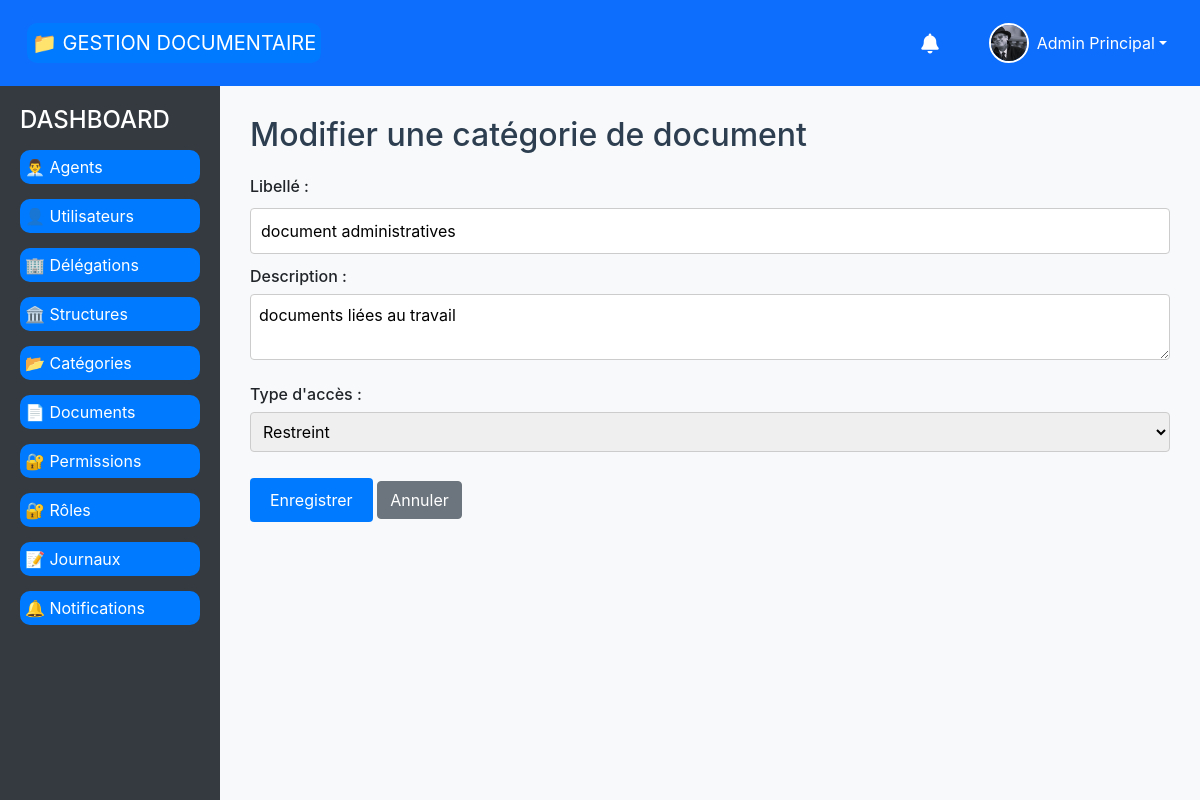
The page /categorie/update/2/ (signed in) on the database its author committed.
### document_management/models.py (models this page shows, shortened)
class BaseTimeStampModel(models.Model):
    date_creation = models.DateTimeField(_("Date de création"), auto_now_add=True)
    date_modification = models.DateTimeField(_("Date de modification"), auto_now=True)
    class Meta:
        abstract = True

class Agent(BaseTimeStampModel):
    MATRICULE_REGEX = r'^\d{6}/[A-Z]$'
    NOM_PRENOM_REGEX = r'^[a-zA-ZÀ-ÿ\s\-\']+$'
    PHONE_REGEX = r'^(\+\d{1,3})?\d{9,15}$'
    matricule = models.CharField(
        _("Matricule"),
        max_length=8,
        unique=True,
        validators=[
            RegexValidator(
                regex=MATRICULE_REGEX,
                message=_("Le matricule doit être au format 123456/X")
            )
        ]
    )
    photo = models.ImageField(
        _("Photo"),
        upload_to='agents/photos/',
        null=True,
        blank=True,
        help_text=_("Photo de profil de l'agent")
    )
    prenom = models.CharField(
        _("Prénom"),
        max_length=50,
        validators=[
            RegexValidator(
                regex=NOM_PRENOM_REGEX,
                message=_("Le prénom ne doit contenir que des lettres, espaces et tirets")
            )
        ]
    )
    nom = models.CharField(
        _("Nom"),
        max_length=50,
        validators=[
            RegexValidator(
                regex=NOM_PRENOM_REGEX,
                message=_("Le nom ne doit contenir que des lettres, espaces et tirets")
            )
        ]
    )
    date_naissance = models.DateField(_("Date de naissance"))
    lieu_naissance = models.CharField(_("Lieu de naissance"), max_length=255)
    adresse = models.CharField(_("Adresse"), max_length=255)
    email = models.EmailField(_("Email"), unique=True)
    telephone = models.CharField(
        _("Téléphone"),
        max_length=20,
        unique=True,
        validators=[
            RegexValidator(
                regex=PHONE_REGEX,
                message=_("Numéro de téléphone invalide. Format: +221xxxxxxxxx")
            )
        ]
    )
    user = models.OneToOneField(
        settings.AUTH_USER_MODEL,
        on_delete=models.CASCADE,
        related_name="agent_profile",
        verbose_name=_("Utilisateur")
    )
    structure = models.ForeignKey(
        Structure,
        on_delete=models.PROTECT,
        related_name="agents",
        verbose_name=_("Structure")
    )
    role = models.ForeignKey(
        Role,
        on_delete=models.PROTECT,
        related_name="agents",
        verbose_name=_("Rôle")
    )
    is_active = models.BooleanField(_("Actif"), default=True)
    class Meta:
        verbose_name = _("Agent")
        verbose_name_plural = _("Agents")
        ordering = ['nom', 'prenom']
    def get_full_name(self):
        return f"{self.prenom} {self.nom}"

class CategorieDocument(BaseTimeStampModel):
    TYPE_ACCES_CHOICES = [
        ('PRIVATE', _('Privé')),
        ('PUBLIC', _('Public')),
        ('RESTRICTED', _('Restreint')),
    ]
    libelle = models.CharField(_("Libellé"), max_length=50, unique=True)
    description = models.TextField(_("Description"))
    type_acces = models.CharField(
        _("Type d'accès"),
        max_length=10,
        choices=TYPE_ACCES_CHOICES,
        default='PRIVATE'
    )
    class Meta:
        verbose_name = _("Catégorie de document")
        verbose_name_plural = _("Catégories de documents")
        ordering = ['libelle']

### document_management/views.py (the view, shortened to what this page needs)
# urls.py: path('categorie/update/<int:categorieDocument_id>/', update_categorieDocument, name='update_categorieDocument'),
@login_required
def update_categorieDocument(request, categorieDocument_id):
    categorieDocument = get_object_or_404(CategorieDocument, id=categorieDocument_id)
    type_acces_choices = dict(CategorieDocument.TYPE_ACCES_CHOICES)
    return render(request, 'CategorieDocuments/form.html', {
        'categorieDocument': categorieDocument,
        'type_acces_choices': type_acces_choices
    })

### document_management/templates/categoriedocuments/form.html (shortened to what this page needs)
{% extends 'base.html' %}
{% block content %}
<h2>{% if categorieDocument %}Modifier{% else %}Ajouter{% endif %} une catégorie de document</h2>
<form method="post">
    <label for="libelle">Libellé :</label>
    <input type="text" name="libelle" value="{{ categorieDocument.libelle|default_if_none:'' }}" required><br>
    <label for="description">Description :</label>
    <textarea name="description" required>{{ categorieDocument.description|default_if_none:'' }}</textarea><br>
    <label for="type_acces">Type d'accès :</label>
    <select name="type_acces" required>
        {% for key, value in type_acces_choices.items %}
            <option value="{{ key }}" {% if categorieDocument and categorieDocument.type_acces == key %}selected{% endif %}>
                {{ value }}
            </option>
        {% endfor %}
    </select><br>
    <button type="submit" class="btn btn-success">Enregistrer</button>
    <a href="{% url 'liste_CategorieDocuments' %}" class="btn btn-secondary">Annuler</a>
</form>
{% endblock %}

### document_management/templates/base.html (shortened to what this page needs)
<!DOCTYPE html>
<html lang="fr">
<head>
    <link rel="stylesheet" href="https://cdn.jsdelivr.net/npm/bootstrap@5.3.0/dist/css/bootstrap.min.css">
    <link rel="stylesheet" href="https://cdnjs.cloudflare.com/ajax/libs/font-awesome/6.0.0/css/all.min.css">
    {% load static %}
    <link rel="stylesheet" href="{% static 'css/style.css' %}">
</head>
<body>
    <nav class="navbar navbar-expand-lg navbar-custom">
        <div class="container-fluid">
            <a class="navbar-brand" href="{% url 'home' %}">📁 GESTION DOCUMENTAIRE</a>
            <div class="d-flex align-items-center ms-auto">
                {% if request.user.is_authenticated %}
                    <div class="dropdown me-3">
                        <button class="btn btn-link text-white text-decoration-none position-relative" type="button" id="notificationsDropdown" data-bs-toggle="dropdown" aria-expanded="false">
                            <i class="fas fa-bell fa-lg"></i>
                        </button>
                    </div>
                    <div class="dropdown">
                        <button class="btn btn-link text-white text-decoration-none dropdown-toggle d-flex align-items-center" type="button" id="userDropdown" data-bs-toggle="dropdown" aria-expanded="false">
                            {% if request.user.agent_profile.photo %}
                                <img src="{{ request.user.agent_profile.photo.url }}" alt="Photo de profil" class="user-avatar me-2">
                            {% else %}
                                <div class="user-avatar me-2 bg-light d-flex align-items-center justify-content-center">
                                    <i class="fas fa-user text-muted"></i>
                                </div>
                            {% endif %}
                            <span class="d-none d-md-inline">
                                {% if request.user.agent_profile %}
                                    {{ request.user.agent_profile.prenom }} {{ request.user.agent_profile.nom }}
                                {% else %}
                                    {{ request.user.email }}
                                {% endif %}
                            </span>
                        </button>
                    </div>
                {% else %}
                    <a href="{% url 'login' %}" class="btn btn-outline-light btn-sm">Connexion</a>
                {% endif %}
            </div>
        </div>
    </nav>
    <div class="main-container">
        {% if request.user.is_authenticated %}
        <div class="sidebar">
            <h4>DASHBOARD</h4>
            {% if can_read_agents %}
            <a href="{% url 'liste_agents' %}" {% if request.resolver_match.url_name == 'liste_agents' %} class="active"{% endif %}>👨‍💼 Agents</a>
            {% endif %}
            {% if can_read_users %}
            <a href="{% url 'liste_users' %}" {% if request.resolver_match.url_name == 'liste_users' %} class="active"{% endif %}>👤 Utilisateurs</a>
            {% endif %}
            {% if can_read_delegations %}
            <a href="{% url 'liste_delegations' %}" {% if request.resolver_match.url_name == 'liste_delegations' %} class="active"{% endif %}>🏢 Délégations</a>
            {% endif %}
            {% if can_read_structures %}
            <a href="{% url 'liste_structures' %}" {% if request.resolver_match.url_name == 'liste_structures' %} class="active"{% endif %}>🏛️ Structures</a>
            {% endif %}
            {% if can_read_categories %}
            <a href="{% url 'liste_CategorieDocuments' %}" {% if request.resolver_match.url_name == 'liste_CategorieDocuments' %} class="active"{% endif %}>📂 Catégories</a>
            {% endif %}
            {% if can_read_documents %}
            <a href="{% url 'liste_documents' %}" {% if request.resolver_match.url_name == 'liste_documents' %} class="active"{% endif %}>📄 Documents</a>
            {% endif %}
            {% if can_read_permissions %}
            <a href="{% url 'liste_permissions' %}" {% if request.resolver_match.url_name == 'liste_permissions' %} class="active"{% endif %}>🔐 Permissions</a>
            {% endif %}
            {% if can_read_roles %}
            <a href="{% url 'liste_roles' %}" {% if request.resolver_match.url_name == 'liste_roles' %} class="active"{% endif %}>🔐 Rôles</a>
            {% endif %}
            {% if role_name == 'ADMIN' or role_name == 'GESTIONNAIRE' %}
            <a href="{% url 'liste_journaux' %}" {% if request.resolver_match.url_name == 'liste_journaux' %} class="active"{% endif %}>📝 Journaux</a>
            {% endif %}
            <a href="{% url 'liste_notifications' %}" {% if request.resolver_match.url_name == 'liste_notifications' %} class="active"{% endif %}>🔔 Notifications</a>
        </div>
        {% endif %}
        <div class="content">
            {% block content %}
            {% endblock %}
        </div>
    </div>
</body>
</html>

### document_management/static/css/style.css (style rules this page uses)
nav { background-color: #007bff; padding: 10px; text-align: center; }
nav a { color: white; text-decoration: none; margin: 15px; font-size: 18px; }
body { font-family: 'Segoe UI', Arial, sans-serif; background: #f7f7f7; margin: 0; padding: 0; }
h1, h2 { color: #2c3e50; margin-bottom: 20px; }
input[type="text"], input[type="email"], input[type="date"], select, textarea { width: 100%; padding: 8px; margin: 6px 0 16px 0; border: 1px solid #ccc; border-radius: 4px; box-sizing: border-box; font-size: 1em; }
button, a.button { background: #18bc9c; color: #fff; border: none; padding: 8px 18px; border-radius: 4px; font-size: 1em; cursor: pointer; margin-right: 8px; text-decoration: none; transition: background 0.2s; display: inline-block; }
form label { font-weight: 500; }
form { margin-bottom: 20px; }
form { margin: 20px 0; }
input[type="text"], input[type="email"], input[type="number"] { width: 100%; padding: 10px; margin: 10px 0; box-sizing: border-box; }
button[type="submit"] { background-color: #007bff; color: white; border: none; padding: 10px 20px; margin: 10px 0; cursor: pointer; }
a { text-decoration: none; border-radius: 10px; padding: 5px; background-color: #007bff; color: white; }
:root { --primary-color: #007bff; --secondary-color: #6c757d; --success-color: #28a745; --danger-color: #dc3545; --light-color: #f8f9fa; --dark-color: #343a40; --border-color: #dee2e6; --border-radius: 0.25rem; --box-shadow: 0 0.125rem 0.25rem rgba(0, 0, 0, 0.075); --transition: all 0.2s ease-in-out; }
body { font-family: -apple-system, BlinkMacSystemFont, "Segoe UI", Roboto, "Helvetica Neue", Arial, sans-serif; line-height: 1.5; color: #212529; }
.btn { display: inline-block; font-weight: 400; text-align: center; white-space: nowrap; vertical-align: middle; user-select: none; border: 1px solid transparent; padding: 0.375rem 0.75rem; font-size: 1rem; line-height: 1.5; border-radius: var(--border-radius); transition: var(--transition); cursor: pointer; text-decoration: none; }
.btn-secondary { color: #fff; background-color: var(--secondary-color); border-color: var(--secondary-color); }
.btn-success { color: #fff; background-color: var(--success-color); border-color: var(--success-color); }

### document_management/templates/base.html (style rules this page uses)
body { display: flex; flex-direction: column; min-height: 100vh; }
.navbar-custom { background-color: #0d6efd; color: white; }
.navbar-custom .navbar-brand, .navbar-custom .nav-link { color: white; }
.main-container { display: flex; flex: 1; }
.sidebar { width: 220px; background-color: #343a40; color: white; padding: 20px; }
.sidebar a { color: white; text-decoration: none; display: block; margin: 15px 0; }
.content { flex: 1; padding: 30px; background-color: #f8f9fa; }
.user-avatar { width: 40px; height: 40px; border-radius: 50%; object-fit: cover; border: 2px solid white; }

### rows shown on the page
CategorieDocument: libelle "document administratives", description "documents liées au travail", type_acces "Restreint"

### other values the page prints
{{ request.user.agent_profile.prenom }} "Admin"
{{ request.user.agent_profile.nom }} "Principal"
